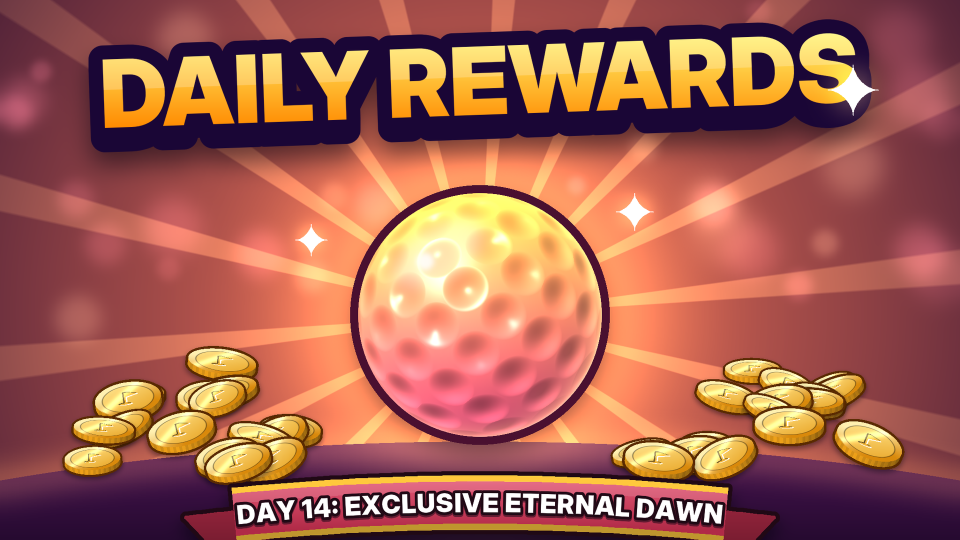
#> input picture chaos-golf/assets/thumbnails/daily.png, 1920 x 1080 px (shown at 1/2 size)
$ python -i overlay.py   (imports and definitions only)
#> lines starting #> are read from the running program, lines starting #| are printed output that depends on the picture
### chaos-golf/tools/gen_icons.py
#!/usr/bin/env python3
"""Ultimate Golf - icon generator (game passes, dev products, crates, game icon).

All art is procedural and original. Every icon is drawn at 2048x2048 and downsampled
to 512x512 with LANCZOS. Important content stays inside the central circle with an
8% margin (radius 0.42*S), because Roblox crops game-pass icons to a circle.

Requires: numpy, scipy, Pillow, and the Inter font family (Inter Black / Inter Display Black).
Run:      python3 tools/gen_icons.py              # all icons + contact sheet
          python3 tools/gen_icons.py pass_vip     # only the named icon(s)
"""
from __future__ import annotations

import math
import os
import sys
from functools import lru_cache

import numpy as np
from PIL import Image, ImageChops, ImageDraw, ImageFilter, ImageFont
from scipy import ndimage

ROOT = os.path.dirname(os.path.dirname(os.path.abspath(__file__)))
OUT_DIR = os.path.join(ROOT, "assets", "icons")

S = 2048                # working resolution
FINAL = 512             # output resolution
C = S / 2
SAFE_R = S * 0.42       # keep important content inside this circle

FONT_DIRS = ["/usr/share/fonts/opentype/inter", "/usr/share/fonts/truetype/inter",
             os.path.expanduser("~/.fonts"), "/usr/local/share/fonts"]
FONT_FILES = {
    "black": ["InterDisplay-Black.otf", "Inter-Black.otf", "Inter-Black.ttf"],
    "xbold": ["InterDisplay-ExtraBold.otf", "Inter-ExtraBold.otf", "Inter-ExtraBold.ttf"],
    "semibold": ["Inter-SemiBold.otf", "Inter-SemiBold.ttf"],
}

# ======================================================================================
# Colour helpers
# ======================================================================================


def rgb(h: str) -> np.ndarray:
    h = h.lstrip("#")
    return np.array([int(h[i:i + 2], 16) for i in (0, 2, 4)], np.float32) / 255.0


def mix(a, b, t):
    return np.asarray(a, np.float32) * (1 - t) + np.asarray(b, np.float32) * t


def light(c, t):
    return mix(c, (1, 1, 1), t)


def dark(c, t):
    return mix(c, (0, 0, 0), t)


def ink(c, t=0.72):
    """Very dark, slightly saturated outline colour derived from c."""
    return mix(dark(c, t), (0.03, 0.02, 0.10), 0.35)


WHITE = np.array([1, 1, 1], np.float32)
BLACK = np.array([0, 0, 0], np.float32)
SHADOW = rgb("#05030f")
GOLD = rgb("#FFC83D")
GOLD_L = rgb("#FFF0B0")
GOLD_D = rgb("#D9890B")
GOLD_INK = rgb("#5A2A00")
STEEL = rgb("#C9D3E6")
STEEL_D = rgb("#6D7A96")
NAVY = rgb("#0B1030")

# ======================================================================================
# Masks (PIL "L" images, S x S)
# ======================================================================================


def new_mask(size=S):
    return Image.new("L", (size, size), 0)


# [41 lines left out: functions round_poly, m_poly, m_ellipse, not called in this run]


def m_circle(cx, cy, r, size=S):
    return m_ellipse(cx, cy, r, r, size)


# [21 lines left out: functions m_rrect, m_line, m_union, not called in this run]


def m_inter(a, b):
    return ImageChops.multiply(a, b)


def m_sub(a, b):
    return ImageChops.subtract(a, b)


def m_blur(m, r):
    return m.filter(ImageFilter.GaussianBlur(r)) if r > 0 else m


# [4 lines left out: function m_shift, not called in this run]


def m_rotate(m, deg, cx=C, cy=C):
    return m.rotate(deg, resample=Image.BICUBIC, center=(cx, cy))


def m_scale(m, k):
    return m.point(lambda v: int(v * k))


# [57 lines left out: functions m_dilate, m_erode, m_from_array, lin, rad, not called in this run]


def vgrad(c0, c1, y0, y1, gamma=1.0):
    return lin(c0, c1, (0, y0), (0, y1), gamma)


# ======================================================================================
# Canvas: premultiplied float RGB + alpha
# ======================================================================================


class Canvas:
    # [70 lines left out: functions __init__, _col, _region, over, over_arr, add and 2 more, not called in this run]

    def paste_canvas(self, other, x0=0, y0=0):
        self.paste(other.rgb, other.a, x0, y0)

    # [20 lines left out: functions paste_image, to_image, save, not called in this run]


# ======================================================================================
# Generic styling helpers
# ======================================================================================


def drop_shadow(cv, mask, dx=0, dy=28, blur=26, opacity=0.55, color=SHADOW):
    cv.over(color, m_shift(m_blur(mask, blur), dx, dy), opacity)


# [42 lines left out: functions sticker, rays_alpha, background, not called in this run]


def glow(cv, mask, blur, col, opacity=1.0):
    cv.add(col, m_blur(mask, blur), opacity)


# [26 lines left out: functions sparkle, font_path, not called in this run]


@lru_cache(maxsize=None)
def get_font(size, kind="black"):
    return ImageFont.truetype(font_path(kind), int(size))


# [299 lines left out: functions m_text, draw_text, m_arc_text, _fib_sphere, draw_golf_ball, stamp_array and 1 more, not called in this run]


# ======================================================================================
# Flat emblem art (drawn on an S canvas, then warped onto a crate face)
# ======================================================================================

METALS = {
    "steel": (rgb("#F2F6FF"), rgb("#8E9BB8"), rgb("#1B2238")),
    "gold": (rgb("#FFF2B8"), rgb("#D98E0B"), rgb("#4A2200")),
    "dark": (rgb("#5A6078"), rgb("#1E2233"), rgb("#07080F")),
}


# [30 lines left out: function draw_rocket, not called in this run]


def _ys(poly):
    ys = [p[1] for p in poly]
    return min(ys), max(ys)


# [160 lines left out: functions draw_hazard_triangle, emblem_image, warp_onto, not called in this run]


# ======================================================================================
# Crate (3/4 view, chunky bevelled box with lid)
# ======================================================================================


class Proj:
    """Orthographic 3/4 projection: yaw about Y, then pitch down. y is up, z toward viewer."""

    # [27 lines left out: functions __init__, __call__, _hull, not called in this run]


class Box:
    # [10 lines left out: function __init__, not called in this run]

    def pt(self, face, u, v):
        O, U, V, _, _ = self.faces[face]
        return self.P(O[0] + u * U[0] + v * V[0], O[1] + u * U[1] + v * V[1], O[2] + u * U[2] + v * V[2])

    def quad(self, face, u0, v0, u1, v1):
        return [self.pt(face, u0, v0), self.pt(face, u1, v0), self.pt(face, u1, v1), self.pt(face, u0, v1)]

    def size(self, face):
        return self.faces[face][3], self.faces[face][4]


# [507 lines left out: functions draw_box, draw_crate, draw_ribbon, crown_mask, draw_crown, draw_flag and 10 more, not called in this run]


# ======================================================================================
# Icons
# ======================================================================================

ICONS = {}


def icon(name, use):
    def deco(fn):
        ICONS[name] = (fn, use)
        return fn
    return deco


def sparkles(cv, spots, col=WHITE, glow_col=None):
    for x, y, r in spots:
        sparkle(cv, x, y, r, col, glow_col=glow_col)


# [84 lines left out: functions crate_icon, crate_skins, crate_trails, crate_knockouts, crate_arrows, mythic_crate, not called in this run]


@icon("crate_mythic_featured", "In-game reference / hero art: Mythic Featured Crate")
def crate_mythic_featured():
    return mythic_crate()


# [173 lines left out: functions crate_target, crate_drive, crate_hazard, pass_vip, pass_double_coins, pass_celebrations and 7 more, not called in this run]


def _qbez(p0, p1, p2, n=48):
    p0, p1, p2 = (np.array(p, np.float64) for p in (p0, p1, p2))
    return [tuple(p0 * (1 - t) ** 2 + 2 * p1 * t * (1 - t) + p2 * t * t) for t in np.linspace(0, 1, n)]


# [81 lines left out: functions game_icon, icon_daily_grand, not called in this run]


# ======================================================================================
# Contact sheet & main
# ======================================================================================

PASS_ICONS = {"pass_vip", "pass_double_coins", "pass_celebrations", "pass_founder"}


# [44 lines left out: functions contact_sheet, main, not called in this run]


# [2 lines that do not run on import are left out]

### marketing/render3d/overlay.py
"""Finish 3D renders into thumbnails: bloom, grade, vignette, sharpen, then chunky game titles.

Usage: python3 overlay.py [--previews] [game[:scene] ...]   (default: every render that exists)
In:  marketing/<game>/renders/<scene>.png      Out: marketing/<game>/thumbnails_3d/<scene>.png
"""
import math
import os
import sys

import numpy as np
from PIL import Image, ImageFilter
from scipy import ndimage

HERE = os.path.dirname(os.path.abspath(__file__))
MARKETING = os.path.dirname(HERE)
sys.path.insert(0, os.path.join(MARKETING, "..", "chaos-golf", "tools"))
import gen_icons as g  # noqa: E402
#> further down, picture is the input picture: PIL image 1920x1080 RGB; mean R, G, B 165.4, 97, 81

g.FONT_FILES["blackitalic"] = ["InterDisplay-BlackItalic.otf", "Inter-BlackItalic.otf"]
rgb = g.rgb
S = g.S
TOP, BOTTOM = 448, 1600           # 16:9 band of the square working canvas
W, H = S, BOTTOM - TOP

# Title styles per game: (fill top, fill bottom, outline, glow)
STYLE = {
    "golf": (rgb("#FFF36B"), rgb("#FF8A00"), rgb("#1A0636"), rgb("#FFB000")),
    "golf2": (g.WHITE, rgb("#7FEFFF"), rgb("#1A0636"), rgb("#00C8F0")),
    "brainrot": (rgb("#FFF36B"), rgb("#FF4A1C"), rgb("#1A0410"), rgb("#FF4A1C")),
    "brainrot2": (g.WHITE, rgb("#FFC83D"), rgb("#1A0410"), rgb("#FFC83D")),
    "merge": (rgb("#FFF5FB"), rgb("#FF4FA3"), rgb("#2A0838"), rgb("#FF4FA3")),
    "merge2": (rgb("#FFF8D6"), rgb("#FFC83D"), rgb("#2A0838"), rgb("#FFC83D")),
    "cyber": (rgb("#E9FFFF"), rgb("#00D4FF"), rgb("#07021A"), rgb("#00E5FF")),
    "cyber2": (rgb("#FFE9FB"), rgb("#FF2BD6"), rgb("#07021A"), rgb("#FF2BD6")),
}

# (game, scene): list of title lines (text, style, size, y in band px, x in band px or None=centre), band
TITLES = {
    ("golf", "hero"): [("ULTIMATE", "golf", 150, 150, None), ("GOLF", "golf2", 230, 330, None)],
    ("golf", "ranked"): [("RANKED 1V1", "golf", 190, 190, None), ("VS", "golf2", 170, 700, None)],
    ("golf", "race"): [("8-PLAYER RACE", "golf2", 185, 185, None)],
    ("golf", "skins"): [("56+ BALL SKINS", "golf", 185, 190, None)],
    ("golf", "daily"): [("DAILY REWARDS", "golf", 185, 175, None)],
    ("brainrot", "hero"): [("BRAINROT", "brainrot", 170, 160, 700), ("HEIST", "brainrot2", 240, 360, 700)],
    ("brainrot", "mutations"): [("RARE MUTATIONS", "brainrot2", 180, 180, None)],
    ("brainrot", "night"): [("NIGHT LUCK", "brainrot2", 200, 190, 820)],
    ("merge", "hero"): [("MERGE A EGG", "merge", 210, 960, None)],
    ("merge", "steal"): [("STEAL EGGS", "merge2", 210, 190, None)],
    ("merge", "speed"): [("TRAIN YOUR SPEED", "merge2", 175, 175, None)],
    ("merge", "tiers"): [("MERGE TO EVOLVE", "merge", 180, 170, None)],
    ("cyber", "hero"): [("CYBER", "cyber", 190, 175, None), ("SWARM", "cyber2", 230, 380, None)],
    ("cyber", "breach"): [("BREAK THE DEFENSE", "cyber", 160, 170, None)],
    ("cyber", "army"): [("UNLEASH THE SWARM", "cyber2", 160, 170, None)],
}


def post(img, bloom_strength=0.55):
    """Bloom + filmic-ish grade + vignette + sharpen on the raw render (float 0..1)."""
#> called with bloom_strength = 0.55
    a = np.asarray(img.convert("RGB"), np.float32) / 255.0
    lum = a @ np.array([0.2126, 0.7152, 0.0722], np.float32)
    bright = a * np.clip((lum - 0.62) / 0.38, 0, 1)[..., None]
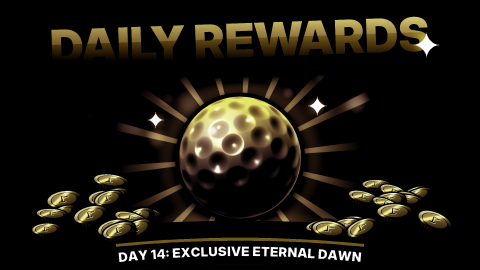
#> bright: shape (1080, 1920, 3) float32 (shown at 1/4 size); mean R, G, B 0.104, 0.0885, 0.0562
    bloom = np.zeros_like(a)
    for sigma, w in ((6, 0.45), (22, 0.35), (64, 0.3)):
        bloom += w * np.stack([ndimage.gaussian_filter(bright[..., c], sigma) for c in range(3)], -1)
#> this loop made 3 passes
#> pass 1, in post, `bloom += w * np.stack([ndimage.gaussian_filter(bright[..., c], sigma) ..`:
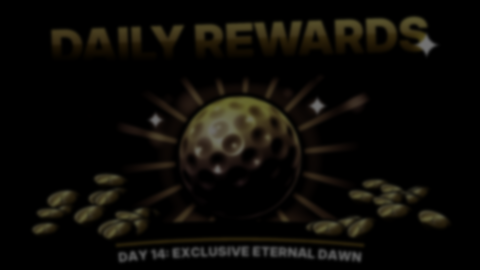
#> bloom: shape (1080, 1920, 3) float32 (shown at 1/4 size); mean R, G, B 0.0467, 0.0398, 0.0253
    a = a + bloom * bloom_strength
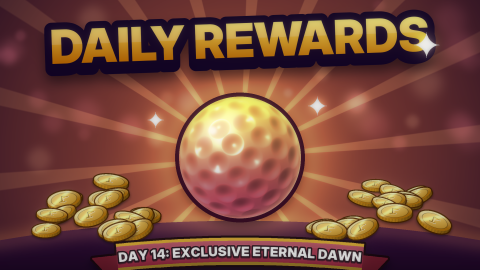
#> a: shape (1080, 1920, 3) float32 (shown at 1/4 size); mean R, G, B 0.711, 0.434, 0.352; drawn with min black and max white
    a = 1 - np.exp(-a * 1.35)                       # soft shoulder so bloom never clips harshly
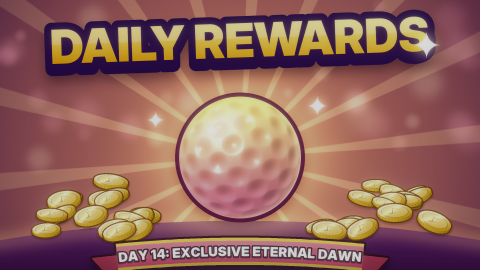
#> a: shape (1080, 1920, 3) float32 (shown at 1/4 size); mean R, G, B 0.573, 0.397, 0.361
    a = a / (1 - math.exp(-1.35))
    grey = (a @ np.array([0.299, 0.587, 0.114], np.float32))[..., None]
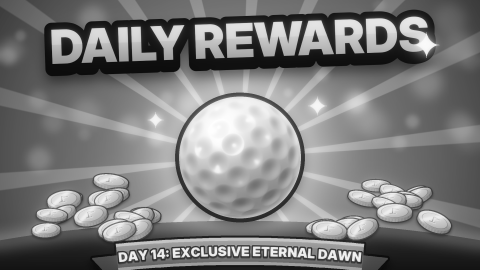
#> grey: shape (1080, 1920, 1) float32 (shown at 1/4 size); min 0.0643, max 1.17, mean 0.601; drawn with min black and max white
    a = grey + (a - grey) * 1.12                    # +12% saturation
    a = 0.5 + (a - 0.5) * 1.06                      # touch of contrast
    h, w = a.shape[:2]
    ys, xs = np.mgrid[0:h, 0:w].astype(np.float32)
    r = np.hypot((xs - w / 2) / (w / 2), (ys - h / 2) / (h / 2)) / math.sqrt(2)
    a *= (1 - 0.32 * r ** 2.4)[..., None]
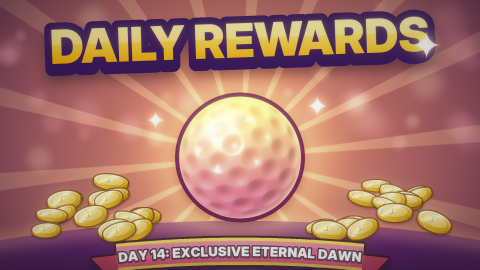
#> a: shape (1080, 1920, 3) float32 (shown at 1/4 size); mean R, G, B 0.747, 0.491, 0.434; drawn with min black and max white
    out = Image.fromarray((np.clip(a, 0, 1) * 255 + 0.5).astype(np.uint8), "RGB")
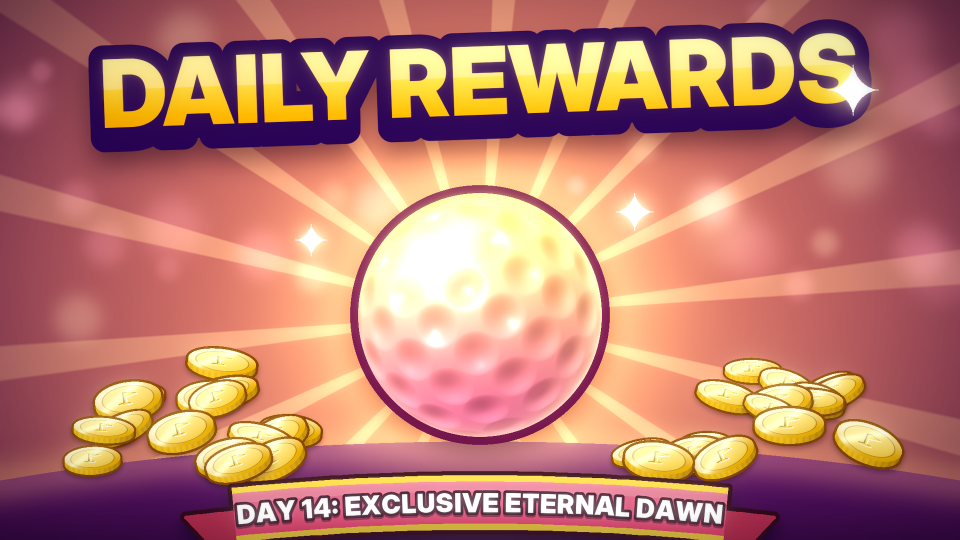
#> out: PIL image 1920x1080 RGB (shown at 1/2 size); mean R, G, B 186.1, 124, 110.5
    return out.filter(ImageFilter.UnsharpMask(radius=1.6, percent=55, threshold=2))


# [56 lines left out: functions legibility, title, finish, main, not called in this run]


# [2 lines not run here, left out]

>>> from PIL import Image
>>> picture = Image.open('../../chaos-golf/assets/thumbnails/daily.png')
>>> result = post(picture)

$ run again, on chaos-golf/assets/thumbnails/race.png
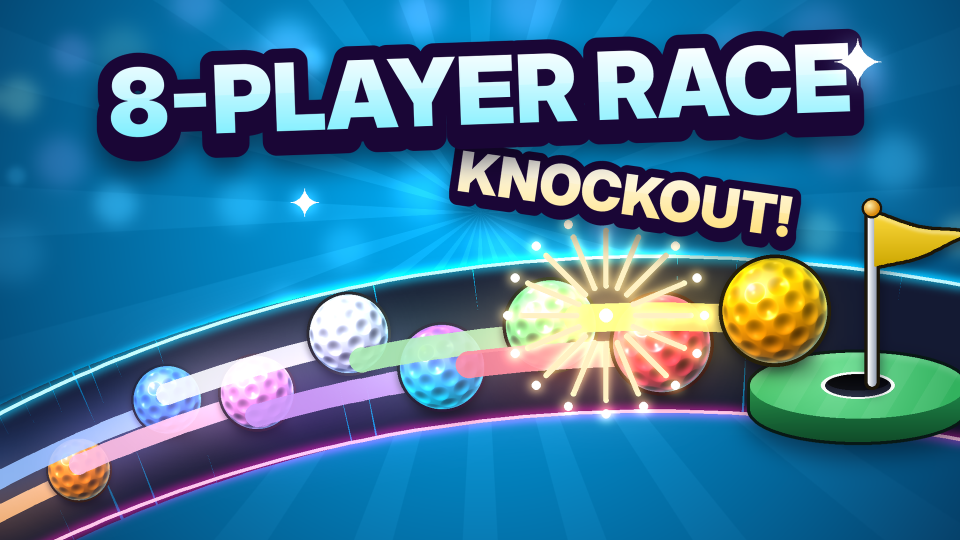
#> input picture chaos-golf/assets/thumbnails/race.png, 1920 x 1080 px (shown at 1/2 size)
#> picture is the input picture: PIL image 1920x1080 RGB; mean R, G, B 63.5, 118.2, 149.9
#> in post, `a *= (1 - 0.32 * r ** 2.4)[..., None]`:
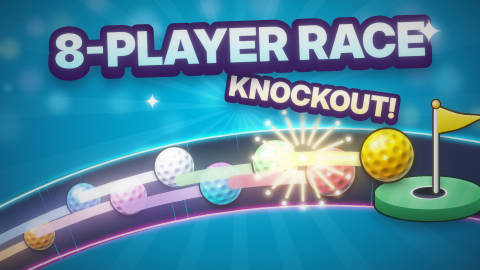
#> a: shape (1080, 1920, 3) float32 (shown at 1/4 size); mean R, G, B 0.303, 0.593, 0.714; drawn with min black and max white
#> in post, `out = Image.fromarray((np.clip(a, 0, 1) * 255 + 0.5).astype(np.uint8),..`:
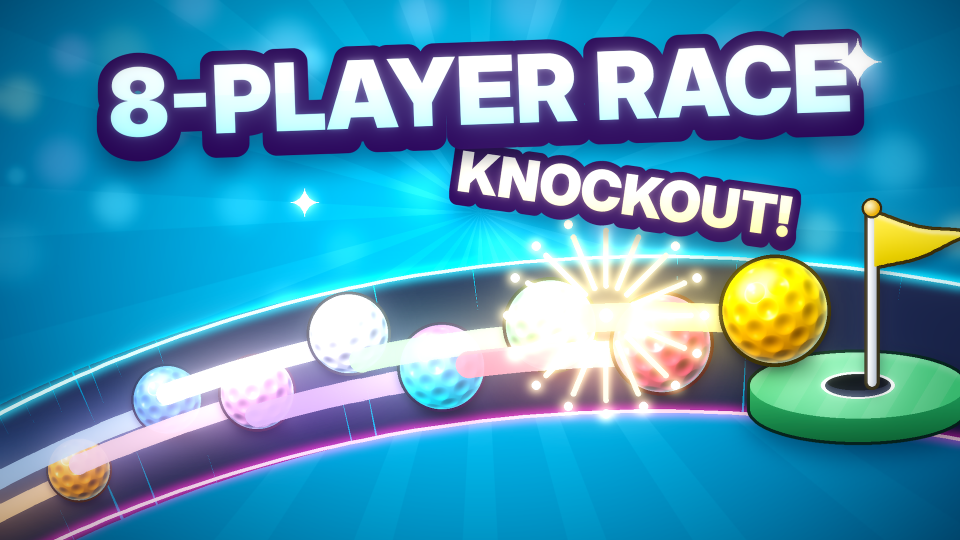
#> out: PIL image 1920x1080 RGB (shown at 1/2 size); mean R, G, B 77.7, 148.2, 179.4

$ run again, on chaos-golf/assets/thumbnails/ranked.png
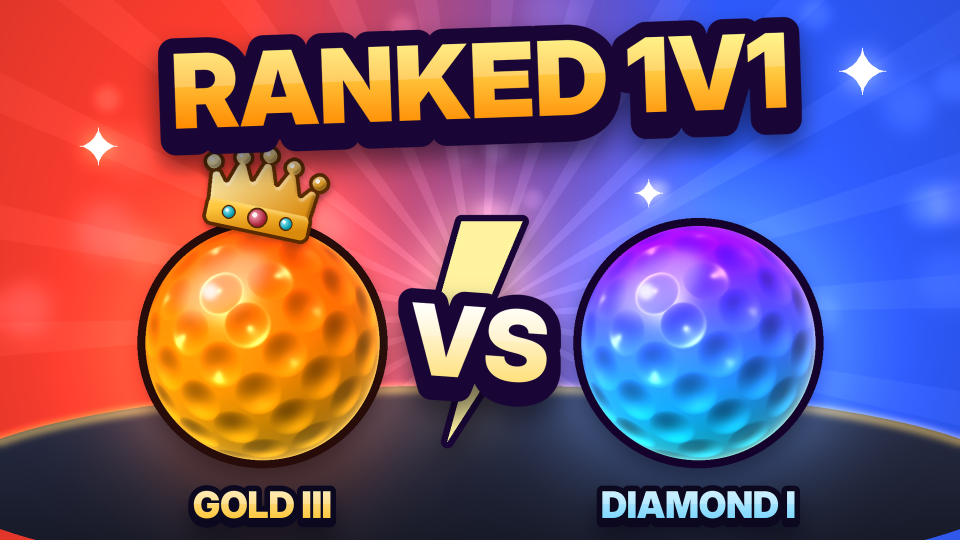
#> input picture chaos-golf/assets/thumbnails/ranked.png, 1920 x 1080 px (shown at 1/2 size)
#> picture is the input picture: PIL image 1920x1080 RGB; mean R, G, B 124.5, 86.9, 114.5
#> in post, `a *= (1 - 0.32 * r ** 2.4)[..., None]`:
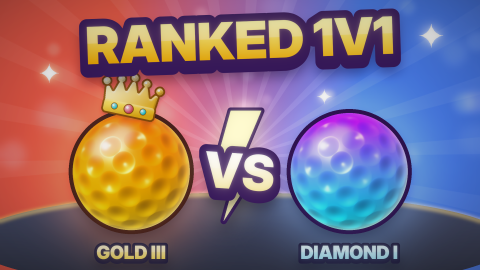
#> a: shape (1080, 1920, 3) float32 (shown at 1/4 size); mean R, G, B 0.557, 0.438, 0.517; drawn with min black and max white
#> in post, `out = Image.fromarray((np.clip(a, 0, 1) * 255 + 0.5).astype(np.uint8),..`:
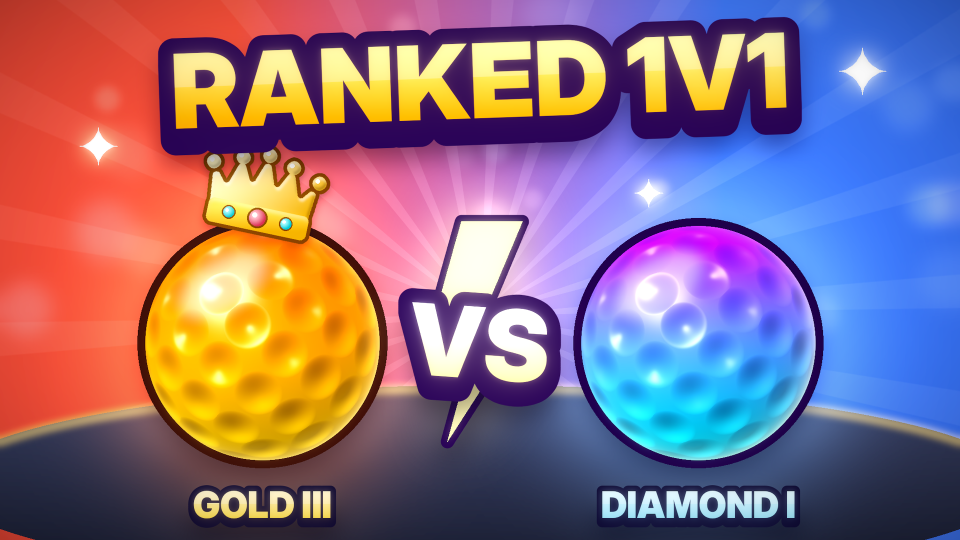
#> out: PIL image 1920x1080 RGB (shown at 1/2 size); mean R, G, B 139.9, 111.1, 131
